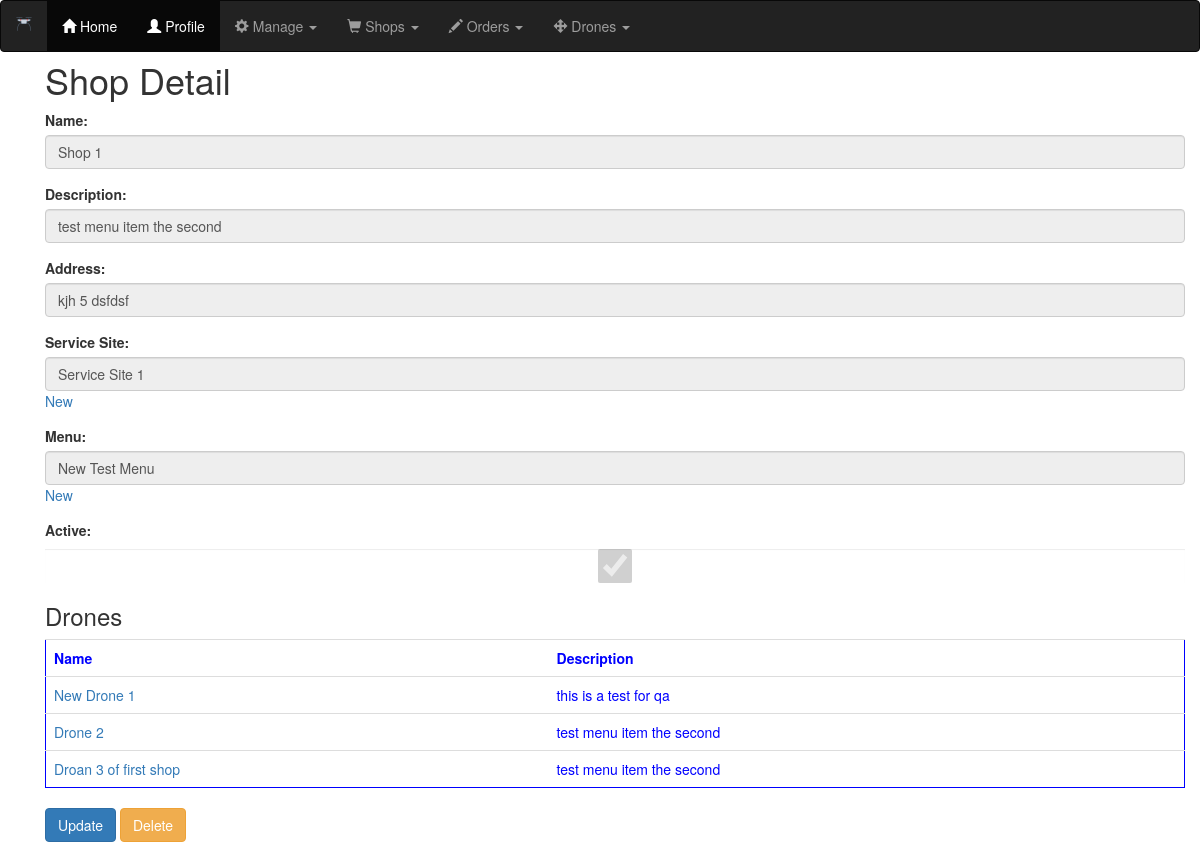
Page /shops/shop/2 on the earlier database version.
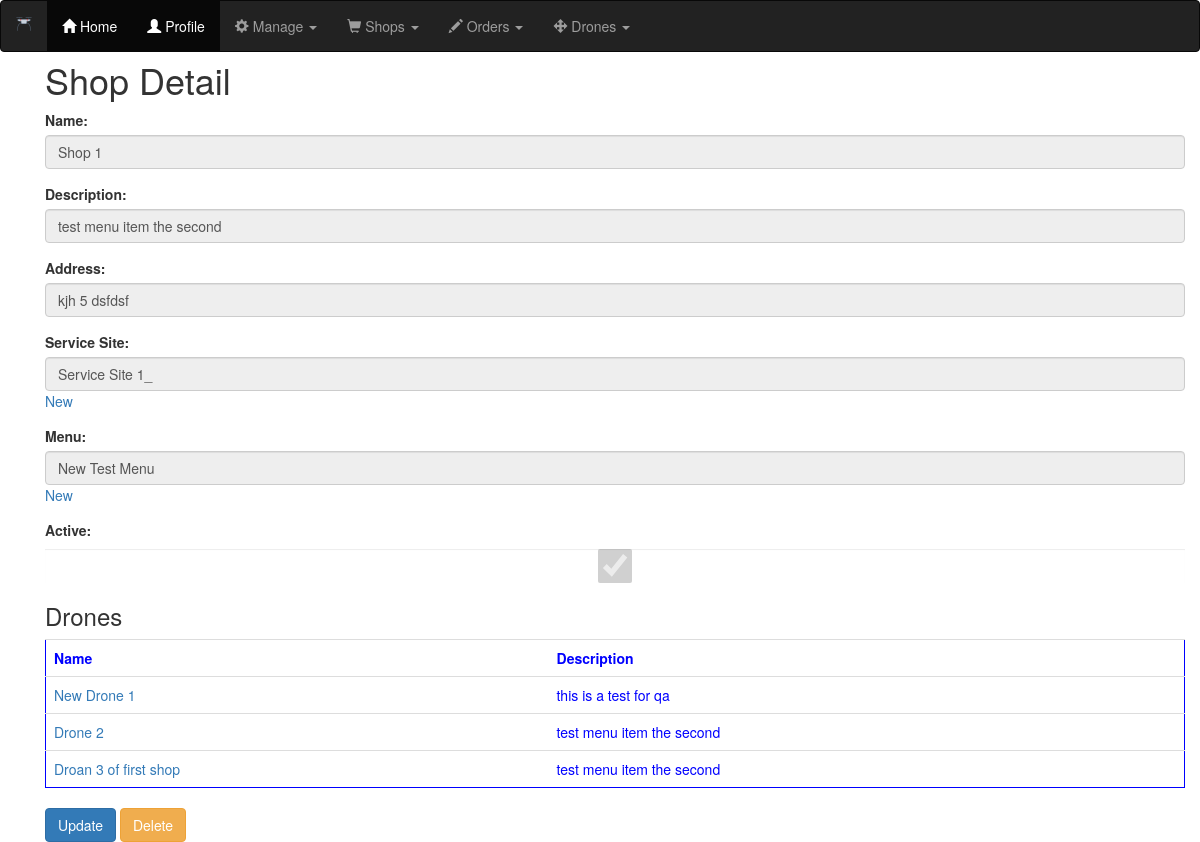
Same page on the later database version.
### shops/models.py (models this page shows, shortened)
class Shop(models.Model):
    name = models.CharField(max_length=25)
    description = models.CharField(blank=True, max_length=50)
    address = models.CharField(max_length=50)
    active = models.BooleanField(blank=False,default=False)
    service_site = models.ForeignKey(ServiceSite,related_name='Shops',null=True,on_delete=models.DO_NOTHING)
    menu = models.ForeignKey(Menu,related_name='menu',null=True,on_delete=models.DO_NOTHING)

class ServiceSite(models.Model): #Locations where there is a drone service
    name = models.CharField(max_length=20,blank=False)
    description = models.CharField(max_length=50, blank=True)
    lat = models.FloatField(null=True)
    long = models.FloatField(null=True)
    radius = models.IntegerField(default=10)

class Menu(models.Model):
    name = models.CharField(max_length=25)
    description = models.CharField(max_length=50)
    items = models.ManyToManyField(MenuItem)

### shops/views.py (the view)
# urls.py: path('shop/<int:id>',ShopDetailView.as_view(),name='shop_detail'),
class ShopDetailView(DetailView):
    template_name = 'shops/shop_detail.html'
    model=Shop
    context_object_name = 'shop'
    def get_object(self):
        id_ = self.kwargs.get("id")
        return get_object_or_404(Shop,id=id_)
    def get(self, request, **kwargs):
        self.object = self.get_object()
        context = self.get_context_data(object=self.object)
        shopid = self.object.id
        drones = Drone.objects.filter(shop_id = shopid)
        context['drones'] = drones
        return self.render_to_response(context)

### shops/templates/shops/shop_detail.html (shortened to what this page needs)
<!DOCTYPE html>
{% extends "base.html" %}
{% block content %}
<div class="container">
  <br><br>
  <h1>Shop Detail</h1>
  <form method="POST">
    <div class="form-group">
        <label for="name">Name:</label>
        <input type="text" class="form-control" id="name" value='{{ shop.name }}' disabled>
    </div>
    <div class="form-group">
        <label for="description">Description:</label>
        <input type="text" class="form-control" id="description" value="{{ shop.description }}" disabled>
    </div>
    <div class="form-group">
        <label for="address">Address:</label>
        <input type="text" class="form-control" id="address" value="{{ shop.address }}" disabled>
    </div>
    <div class="form-group">
        <label for="service_site">Service Site:</label>
        <input type="text" class="form-control" id="service_site" value="{{ shop.service_site.name }}" disabled> <a href="{% url 'shops:service_site_create' %}">New</a>
    </div>
    <div class="form-group">
        <label for="menu">Menu:</label>
        <input type="text" class="form-control" id="menu" value="{{ shop.menu.name }}" disabled><a href="{% url 'shops:menu_create' %}">New</a>
    </div>
    <div class="form-group">
        <label for="active">Active:</label>
        {% if  shop.active  %}
          <input type="checkbox" class="form-control" id="active" checked disabled>
        {% else %}
          <input type="checkbox" class="form-control" id="active" disabled>
        {% endif %}
    </div>
    <h3>Drones</h3>
    <table class="table" style="border-style: solid; border-width:thin; border-color:blue; color:blue;" >
      <tr>
        <th>Name</th>
        <th>Description</th>
      </tr>
      {% for drone in drones.all %}
        <tr><td><a href="{% url 'drones:drone_detail' drone.id %}">{{drone.name}}</a></td><td>{{drone.description}}</td></tr>
      {% endfor %}
  </table>
    <a href="{% url 'shops:shop_update' shop.id %}"><button type="button" class="btn btn-primary">Update</button></a>
    <a href="{% url 'shops:shop_delete' shop.id %}"><button type="button" class="btn btn-warning">Delete</button></a>
  </form>
</div>
{% endblock %}

Differences in the rows shown:
changed through a linked row, Shop "Shop 1": service_site.name "Service Site 1" → "Service Site 1_"
